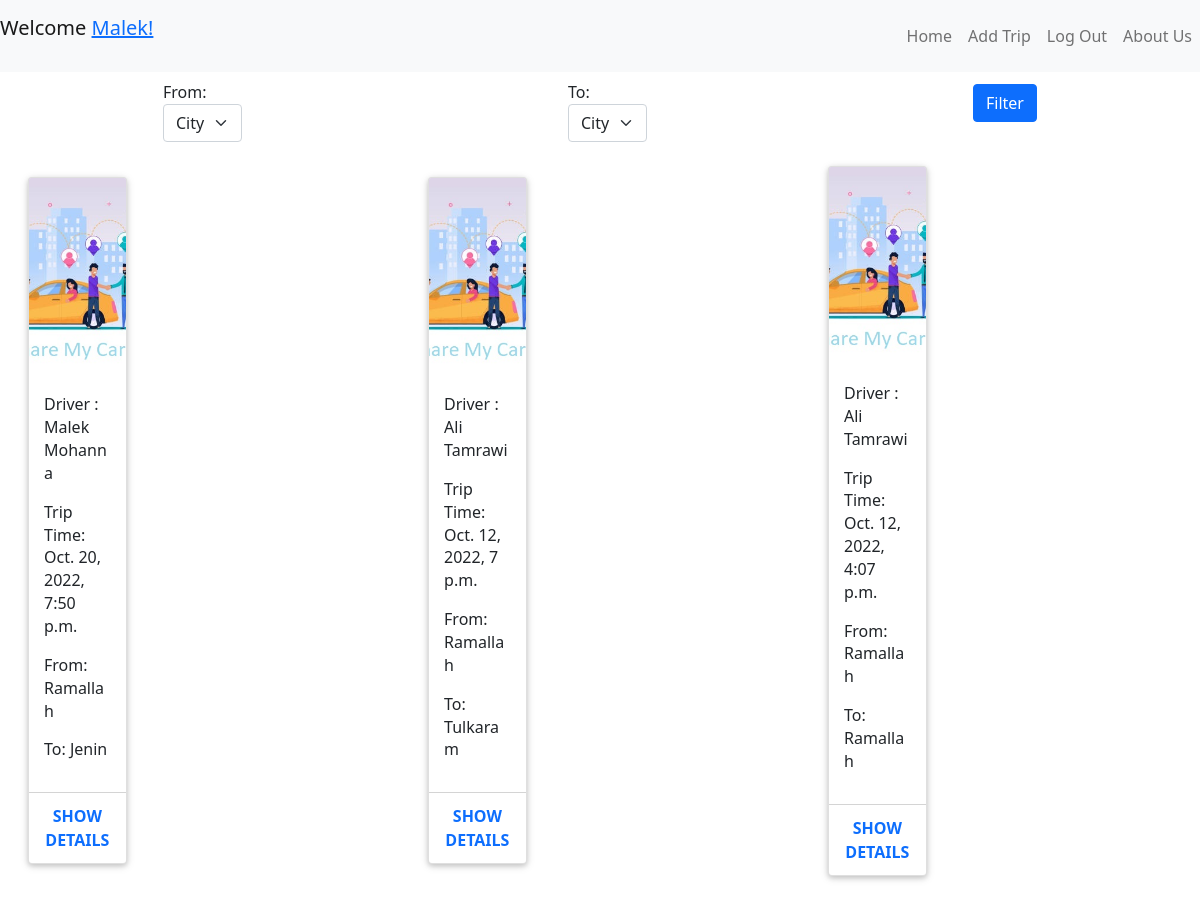
/wall/ (signed in), run on the app's committed database.
### car_pool_app/models.py (models this page shows)
class User(models.Model):
    first_name = models.CharField(max_length=255)
    last_name = models.CharField(max_length=255)
    email = models.CharField(max_length=255)
    password = models.CharField(max_length=255)
    created_at = models.DateTimeField(auto_now_add=True)
    updated_at = models.DateTimeField(auto_now=True)
    objects = UserManager()

class Trip(models.Model):
    phone_num= models.IntegerField()
    car = models.CharField(max_length = 255)
    seats_num = models.IntegerField()
    from_where = models.CharField(max_length=255)
    to_where = models.CharField(max_length=255)
    descreption = models.CharField(max_length=255)
    when = models.DateTimeField(default = datetime.datetime.now())
    driver = models.ForeignKey(User, related_name="drivers", on_delete = models.CASCADE)
    created_at = models.DateTimeField(auto_now_add=True)
    updated_at = models.DateTimeField(auto_now=True)
    objects = TripManager()

### car_pool_app/views.py (the view)
# urls.py: path('wall/',views.wall),
def wall(request):
    context={
        'my_trip':Trip.objects.all(),
        'my_user':User.objects.get(id=request.session['user_id']),
    }
    return render(request,'wall.html',context)

### car_pool_app/templates/wall.html (shortened to what this page needs)
<!DOCTYPE html>
<html lang="en">
  <head>
    {% load static %}
    <link rel="stylesheet" href="{% static 'css/wall.css' %}" />
    <link
      href="https://cdn.jsdelivr.net/npm/bootstrap@5.0.2/dist/css/bootstrap.min.css"
      rel="stylesheet"
    />
  </head>
  <body>
    <nav
      class="d-flex justify-content-between navbar navbar-expand-lg navbar-light bg-light"
      id="nav"
    >
      <div>
        <p class="navbar-brand">Welcome <a href="#">{{my_user.first_name}}!</a></p>
      </div>
      <div>
        <ul class="navbar-nav">
          <li class="nav-item active">
            <a class="nav-link" href="#">Home</a>
          </li>
          <li class="nav-item">
            <a class="nav-link" href="/make_trip">Add Trip</a>
          </li>
          <li class="nav-item">
            <a class="nav-link" href="#">Log Out</a>
          </li>
          <li class="nav-item dropdown">
            <a class="nav-link" href="#">About Us</a>
          </li>
        </ul>
      </div>
    </nav>
    <form action="" method="post">
        <nav class="navbar navbar-expand-lg d-flex justify-content-around" id="search_bar">
          <div>
            <label  for="from">From:</label>
            <select class="form-select" aria-label="Default select example" name="from" id="from">
              <option value="city">City</option>
            </select>
          </div>
          <div>
            <label for="to">To:</label>
            <select class="form-select" aria-label="Default select example" name="to" id="to">
              <option value="city">City</option>
            </select>
          </div>
          <button id="filter" type="submit" class="btn btn-primary mb-3">Filter</button>
        </nav>
    </form>
    <section>
      <section class="wrapper">
        {% for trip in my_trip %}
        <div class="container-fostrap">
            <div class="content">
                <div class="container">
                    <div class="row">
                        <div class="col-xs-12 col-sm-4">
                            <div class="card">
                                <a class="img-card" >
                                <img src="{% static 'icons/car_image.jpg' %}" />
                              </a>
                                <div class="card-content">
                                    <p class="">Driver : {{trip.driver.first_name}} {{trip.driver.last_name}}</p>
                                    <p>Trip Time: {{trip.when}}</p>
                                    <p>From: {{trip.from_where}}</p>
                                    <p>To: {{trip.to_where}}</p>
                                </div>
                                <div class="card-read-more">
                                    <a href="http://www.fostrap.com/2016/03/bootstrap-3-carousel-fade-effect.html" class="btn btn-link btn-block">
                                        Show details
                                    </a>
                                </div>
                            </div>
                        </div>
                            </div>
                        </div>
                    </div>
                </div>
        {% endfor %}
    </section>
    </section>
  </body>
</html>

### car_pool_app/static/css/wall.css (style rules this page uses)
html, body { -moz-box-sizing: border-box; box-sizing: border-box; height: 100%; width: 100%; background: #FFF; font-family: 'Roboto', sans-serif; font-weight: 400; }
.wrapper { display: table; height: 100%; width: 100%; }
.container-fostrap { display: table-cell; padding: 1em; text-align: center; vertical-align: middle; }
.card { display: block; margin-bottom: 20px; line-height: 1.42857143; background-color: #fff; border-radius: 2px; box-shadow: 0 2px 5px 0 rgba(0,0,0,0.16),0 2px 10px 0 rgba(0,0,0,0.12); transition: box-shadow .25s; }
.img-card { width: 100%; height:200px; border-top-left-radius:2px; border-top-right-radius:2px; display:block; overflow: hidden; }
.img-card img { width: 100%; height: 200px; object-fit:cover; transition: all .25s ease; }
.card-content { padding:15px; text-align:left; }
.card-read-more { border-top: 1px solid #D4D4D4; }
.card-read-more a { text-decoration: none !important; padding:10px; font-weight:600; text-transform: uppercase }

### data on the page
User: first_name "Malek"
Trip: driver.first_name "Malek", driver.last_name "Mohanna", when "Oct. 20, 2022, 7:50 p.m.", from_where "Ramallah", to_where "Jenin"
Trip: driver.first_name "Ali", driver.last_name "Tamrawi", when "Oct. 12, 2022, 7 p.m.", from_where "Ramallah", to_where "Tulkaram"
Trip: driver.first_name "Ali", driver.last_name "Tamrawi", when "Oct. 12, 2022, 4:07 p.m.", from_where "Ramallah", to_where "Ramallah"
